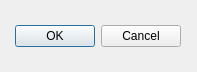
<?xml version="1.0" encoding="UTF-8"?>
<ui version="4.0">
 <class>Dialog</class>
 <widget class="QDialog" name="Dialog">
  <property name="geometry">
   <rect>
    <x>0</x>
    <y>0</y>
    <width>197</width>
    <height>72</height>
   </rect>
  </property>
  <property name="windowTitle">
   <string>Dialog</string>
  </property>
  <widget class="QDialogButtonBox" name="buttonBox">
   <property name="geometry">
    <rect>
     <x>-160</x>
     <y>20</y>
     <width>341</width>
     <height>32</height>
    </rect>
   </property>
   <property name="orientation">
    <enum>Qt::Horizontal</enum>
   </property>
   <property name="standardButtons">
    <set>QDialogButtonBox::Cancel|QDialogButtonBox::Ok</set>
   </property>
  </widget>
 </widget>
 <resources/>
 <connections>
  <connection>
   <sender>buttonBox</sender>
   <signal>accepted()</signal>
   <receiver>Dialog</receiver>
   <slot>accept()</slot>
   <hints>
    <hint type="sourcelabel">
     <x>248</x>
     <y>254</y>
    </hint>
    <hint type="destinationlabel">
     <x>157</x>
     <y>274</y>
    </hint>
   </hints>
  </connection>
  <connection>
   <sender>buttonBox</sender>
   <signal>rejected()</signal>
   <receiver>Dialog</receiver>
   <slot>reject()</slot>
   <hints>
    <hint type="sourcelabel">
     <x>316</x>
     <y>260</y>
    </hint>
    <hint type="destinationlabel">
     <x>286</x>
     <y>274</y>
    </hint>
   </hints>
  </connection>
 </connections>
</ui>
